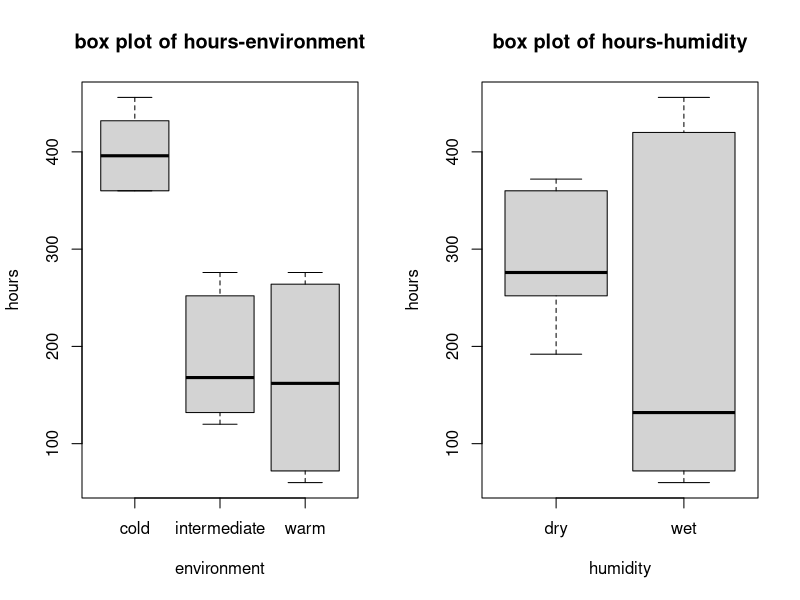
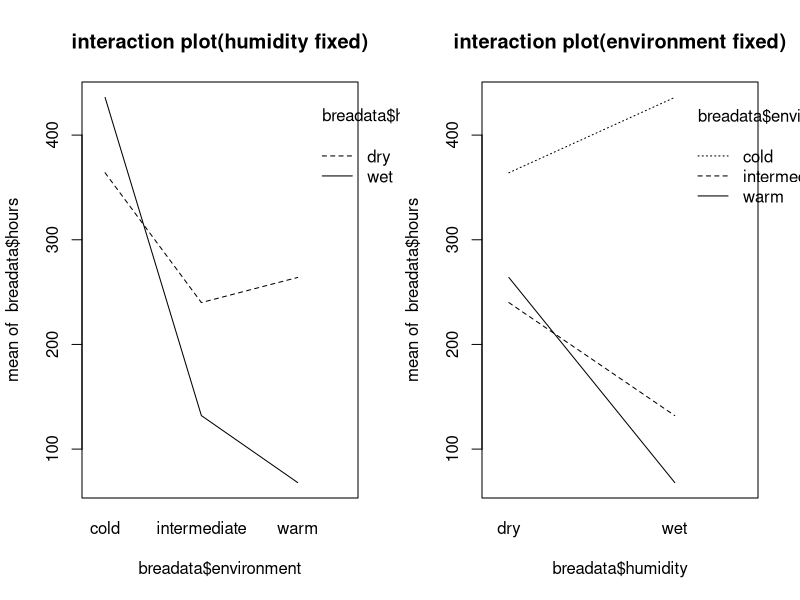
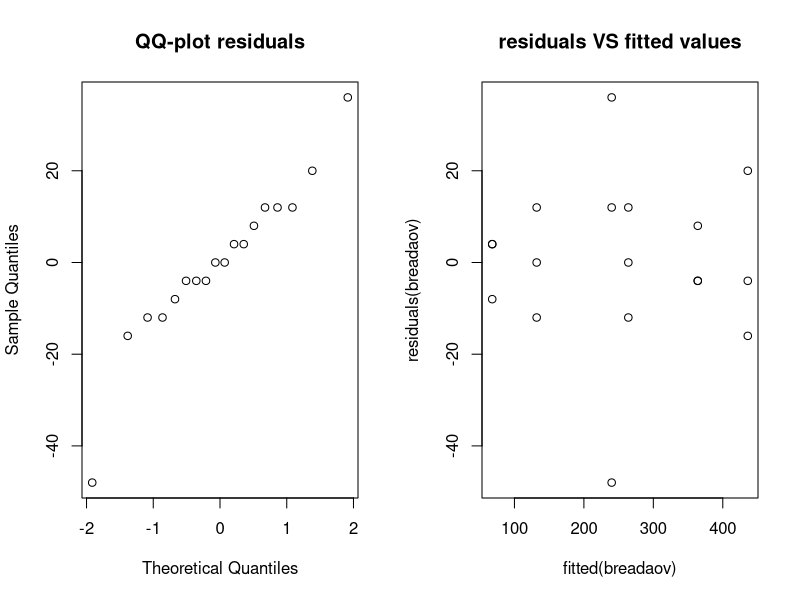
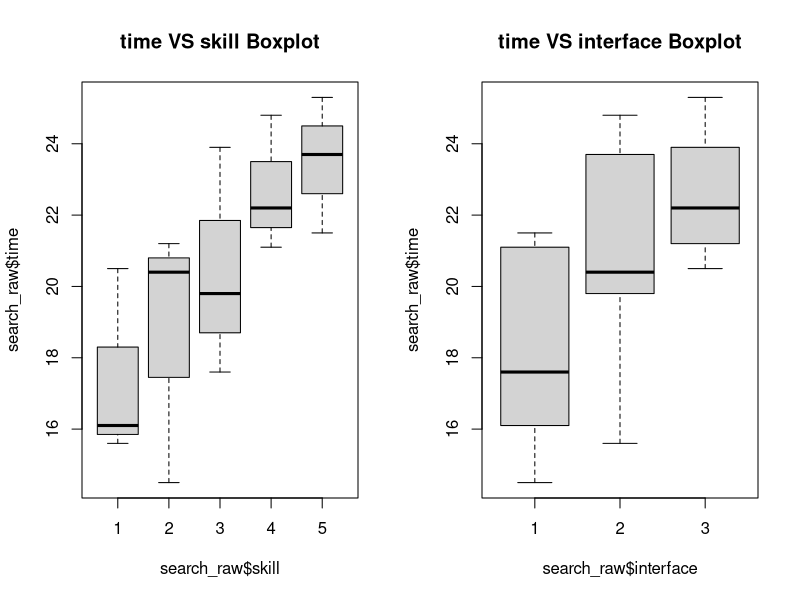
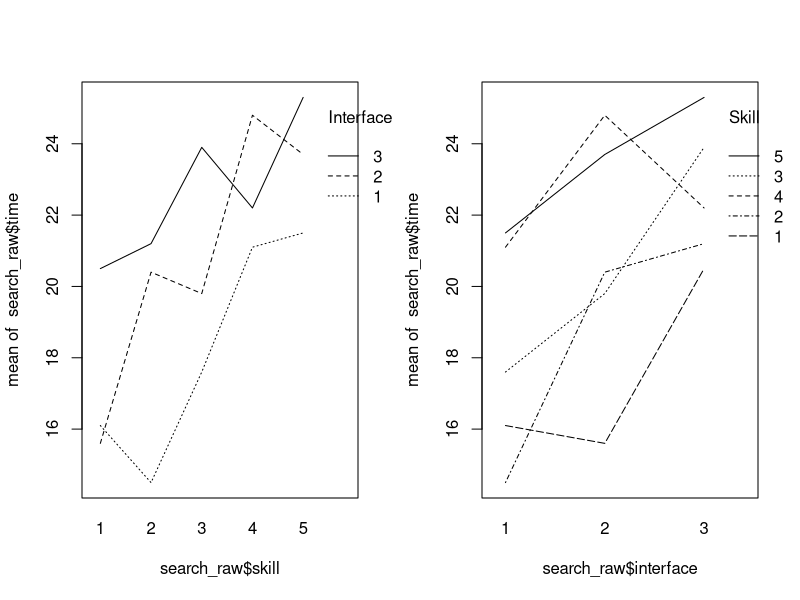
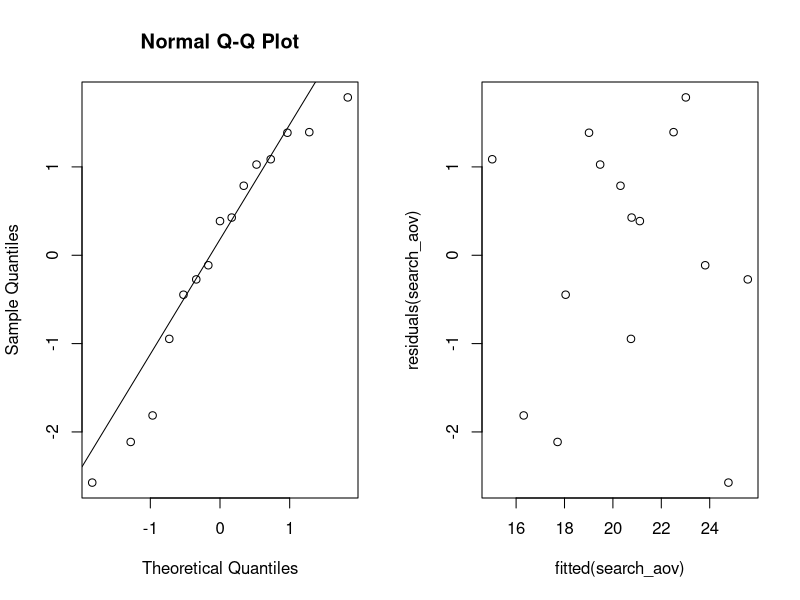
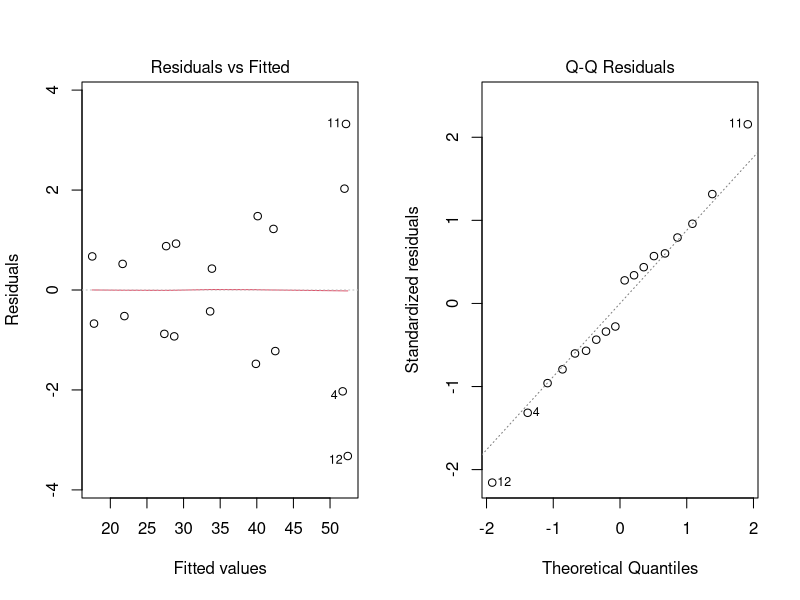
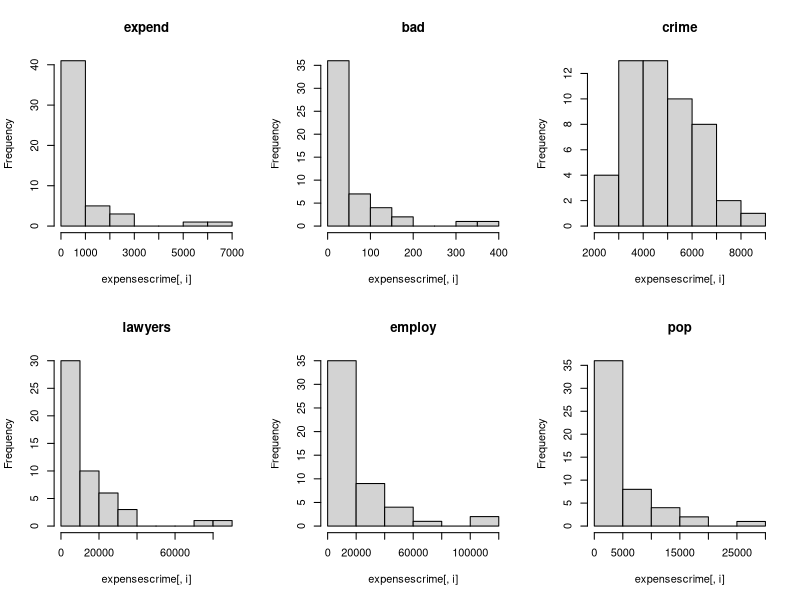

Generate these figures, in order, with R:
## ---- chunk 1
I=3; J=2; N=3
rbind(rep(1:I,each=N*J),rep(1:J,N*I),sample(1:(N*I*J)))
## ---- chunk 2
breadata=read.table(file="bread.txt",header=TRUE);par(mfrow=c(1,2))
boxplot(hours~environment,data=breadata, main="box plot of hours-environment")
boxplot(hours~humidity, data=breadata,main="box plot of hours-humidity"); par(mfrow = c(1,2))
interaction.plot(breadata$environment,breadata$humidity,breadata$hours, main="interaction plot(humidity fixed)")
interaction.plot(breadata$humidity,breadata$environment,breadata$hours, main="interaction plot(environment fixed)")
## ---- chunk 3
breadaov=lm(hours~environment*humidity, data = breadata); anova(breadaov)
## ---- chunk 4
summary(breadaov)
## ---- chunk 5
par(mfrow=c(1,2));qqnorm(residuals(breadaov), main="QQ-plot residuals"); plot(fitted(breadaov),residuals(breadaov), main="residuals VS fitted values")
## ---- chunk 6
search_raw <- read.delim("./search.txt", header = TRUE, sep = "")
I <- 3; B <- 5; N <- 1;
for(i in 1:B) print(sample(1:(N * I)))
## ---- chunk 7
par(mfrow = c(1,2))
boxplot(search_raw$time ~ search_raw$skill, main = "time VS skill Boxplot")
boxplot(search_raw$time ~ search_raw$interface, main = "time VS interface Boxplot")
## ---- chunk 8
par(mfrow=c(1,2))
interaction.plot(search_raw$skill, search_raw$interface, search_raw$time, trace.label = "Interface")
interaction.plot(search_raw$interface, search_raw$skill, search_raw$time, trace.label = "Skill")
## ---- chunk 9
search_raw$skill <- as.factor(search_raw$skill)
search_raw$interface <- as.factor(search_raw$interface)
search_aov <- lm(search_raw$time ~ search_raw$skill + search_raw$interface, data = search_raw)
print(anova(search_aov), signif.stars = F)
## ---- chunk 10
contrasts(search_raw$interface) <- contr.sum; contrasts(search_raw$skill) <- contr.sum
search_aov2 <- lm(search_raw$time  ~ search_raw$interface + search_raw$skill)
summary(search_aov2)
## ---- chunk 11
options(digits = 6)
## ---- chunk 12
qqnorm(residuals(search_aov));qqline(residuals(search_aov))
plot(fitted(search_aov), residuals(search_aov))
print(shapiro.test(residuals(search_aov)))
## ---- chunk 13
options(digits = 5)
friedman.test(search_raw$time, search_raw$interface, search_raw$skill)
## ---- chunk 14
search_aov_one_way <- lm(search_raw$time ~ search_raw$interface, data = search_raw)
print(anova(search_aov_one_way), signif.stars = F)
## ---- chunk 15
cow=read.table(file="cow.txt",header=TRUE)
cow$id=factor(cow$id); cow$per=factor(cow$per)
aovcow=lm(milk~treatment+id,data=cow);print(anova(aovcow), signif.stars = F)
par(mfrow=c(1,2));plot(aovcow,1);plot(aovcow,2)
## ---- chunk 16
cowlm=lm(milk~id+per+treatment,data=cow); print(anova(cowlm), signif.stars = F);summary(cowlm)[4]
## ---- chunk 17
library("lme4")
## ---- chunk 18

cowlmer=lmer(milk~treatment+order+per+(1|id),REML=FALSE, data = cow);summary(cowlmer)[10]
cowlmer1 = lmer(milk~order+per+(1|id),REML=FALSE, data = cow)
anova(cowlmer,cowlmer1)
## ---- chunk 19
attach(cow)
t.test(milk[treatment=="A"],milk[treatment=="B"],paired=TRUE)
## ---- chunk 20
nausea_raw <- read.delim("./nauseatable.txt", header = TRUE, sep = "")
med_vec <- c();nausea_vec <- c()

for(i in 1:3) { med_name <- rownames(nausea_raw)[i]
  for(j in 1:2) { nausea <- colnames(nausea_raw)[j]
    for(k in 1:nausea_raw[,j][i]) { med_vec <- append(med_vec, med_name)
      if(j == 1) { nausea_vec <- append(nausea_vec, "no")} 
      else if(j == 2){ nausea_vec <- append(nausea_vec, "yes")}
    }
  }
}
nausea_frame <- data.frame(medicin = med_vec, naus = nausea_vec)
xtabs(~nausea_frame$medicin + nausea_frame$naus)
## ---- chunk 21
permutation_test <- function() {
  B <- 1000; Tstar <- numeric(B)
  for(i in 1:B) { Xstar <- sample(nausea_frame$medicin)
    Tstar[i] <- chisq.test(xtabs(~Xstar + nausea_frame$naus))[[1]]}
  t <- chisq.test(xtabs(~nausea_frame$medicin + nausea_frame$naus))[[1]]
  p1 <- sum(Tstar < t) / B; pr <- sum(Tstar > t) / B
  p <- 2 * min(pr, p1)
  return(p)
}

p_val <- permutation_test()
## ---- chunk 22
options(digits = 3)
## ---- chunk 23
p_val_chi <- chisq.test(xtabs(~nausea_frame$medicin + nausea_frame$naus))[[3]]
## ---- chunk 24
expensescrime=read.table(file="expensescrime.txt",header=TRUE)
par(mfrow=c(2,3))
for (i in c(2,3,4,5,6,7)) hist(expensescrime[,i],main=names(expensescrime[i]))
plot(expensescrime[,c(2,3,4,5,6,7)])
par(mfrow=c(2,3))
## ---- chunk 25
expensescrimelm=lm(expend~bad+crime+lawyers+employ+pop,data=expensescrime)
round(cooks.distance(expensescrimelm),2)
plot(cooks.distance(expensescrimelm),type="b",main="Cook's distances")
## ---- chunk 26
library(car)
## ---- chunk 27
vif(expensescrimelm)
round(cor(expensescrime[,c(3,4,5,6,7)]),2)
## ---- chunk 28
summary(lm(expend~bad,data=expensescrime))[8]
summary(lm(expend~crime,data=expensescrime))[8]
summary(lm(expend~lawyers,data=expensescrime))[8]
summary(lm(expend~employ,data=expensescrime))[8]
summary(lm(expend~pop,data=expensescrime))[8]
## ---- chunk 29
summary(lm(expend~employ+bad,data=expensescrime))[8]
summary(lm(expend~employ+crime,data=expensescrime))[8]
summary(lm(expend~employ+lawyers,data=expensescrime))[8]
summary(lm(expend~employ+pop,data=expensescrime))[8]
## ---- chunk 30
summary(lm(expend~bad+crime+lawyers+employ+pop,data=expensescrime))[8]
summary(lm(expend~bad+lawyers+employ+pop,data=expensescrime))[8]
summary(lm(expend~bad+lawyers+employ,data=expensescrime))[8]
summary(lm(expend~lawyers+employ,data=expensescrime))[8]
## ---- chunk 31
expendemploylawyerslm=lm(expend~employ+lawyers,data=expensescrime)
## ---- chunk 32
par(mfrow=c(3,3))
plot(residuals(expendemploylawyerslm),expensescrime$employemploy,main="plot of residuals against employ")
plot(residuals(expendemploylawyerslm),expensescrime$lawyers,main="plot of residuals against lawyers")
x=residuals(lm(expensescrime$employ+expensescrime$lawyers~expensescrime$bad+expensescrime$crime+expensescrime$pop))
y=residuals(lm(expensescrime$expend~expensescrime$bad+expensescrime$crime+expensescrime$pop))
plot(x,y,main="Added variable plot for employ+lawyers")
plot(residuals(expendemploylawyerslm),expensescrime$bad,main="plot of residuals against bad")
plot(residuals(expendemploylawyerslm),expensescrime$crime,main="plot of residuals against crime")
plot(residuals(expendemploylawyerslm),expensescrime$pop,main="plot of residuals against pop")
plot(residuals(expendemploylawyerslm),expensescrime$expend,main="plot of residuals against expend")
plot(fitted(expendemploylawyerslm),residuals(expendemploylawyerslm), main = "plot of fitted VS residuals")
qqnorm(residuals(expendemploylawyerslm), main = "QQ plot of residuals")
## ---- chunk 33
vif(expendemploylawyerslm)
summary(lm(expend~lawyers,data=expensescrime))[8]
summary(lm(expend~employ,data=expensescrime))[8]
